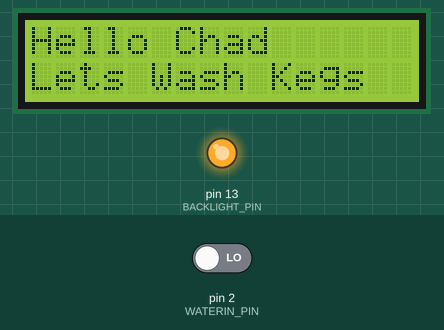
This sketch was run on a simulated Arduino Uno, built with avr-gcc and run on an emulated ATmega328P. Shown: 16×2 character LCD, output pins drawn as LEDs (lit = HIGH). The inputs (shaded band) are chosen by the test bench; at power-on: pin 2 (WATERIN_PIN) LOW. What the sketch prints to the serial monitor is not drawn.

Above: at 0.2 s.
At 3.2 s:
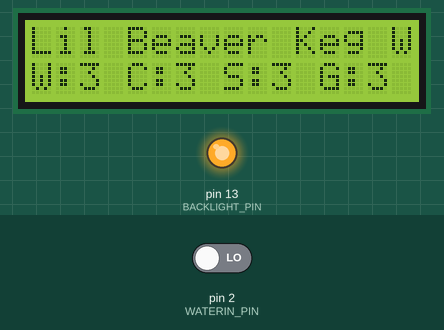

The sketch:

LilBeaverKegCleaner.ino
```cpp
#include <Wire.h>
#include <LiquidCrystal_I2C.h>


#define BACKLIGHT_PIN     13
#define MAINDRAIN_PIN     1
#define WATERIN_PIN       2
#define CLEANER_PIN       3
#define CLEANERRETURN_PIN 4
#define SANI              5
#define SANIRETURN_PIN    6
#define CO2_PIN           7
#define AIR_PIN           8
#define btst              0
#define WATER_CYCLES      3
#define CLEAN_CYCLES      3
#define SANI_CYCLES       3
#define CO2_PURGE         3

//LiquidCrystal_I2C lcd(0x3f);  // Set the LCD I2C address

//LiquidCrystal_I2C lcd(0x3f, BACKLIGHT_PIN, POSITIVE);  // Set the LCD I2C address

LiquidCrystal_I2C lcd(0x3f, 2, 1, 0, 4, 5, 6, 7, 3, POSITIVE);

// Creat a set of new characters
const uint8_t charBitmap[][8] = {
   { 0xc, 0x12, 0x12, 0xc, 0, 0, 0, 0 },
   { 0x6, 0x9, 0x9, 0x6, 0, 0, 0, 0 },
   { 0x0, 0x6, 0x9, 0x9, 0x6, 0, 0, 0x0 },
   { 0x0, 0xc, 0x12, 0x12, 0xc, 0, 0, 0x0 },
   { 0x0, 0x0, 0xc, 0x12, 0x12, 0xc, 0, 0x0 },
   { 0x0, 0x0, 0x6, 0x9, 0x9, 0x6, 0, 0x0 },
   { 0x0, 0x0, 0x0, 0x6, 0x9, 0x9, 0x6, 0x0 },
   { 0x0, 0x0, 0x0, 0xc, 0x12, 0x12, 0xc, 0x0 }

};

void setup()
{
   int charBitmapSize = (sizeof(charBitmap ) / sizeof (charBitmap[0]));

  // Switch on the backlight
  pinMode ( BACKLIGHT_PIN, OUTPUT );
  digitalWrite ( BACKLIGHT_PIN, HIGH );

  lcd.begin(16,2);               // initialize the lcd

   for ( int i = 0; i < charBitmapSize; i++ )
   {
      lcd.createChar ( i, (uint8_t *)charBitmap[i] );
   }

  lcd.home ();                   // go home
  lcd.print("Hello Chad ");
  lcd.setCursor ( 0, 1 );        // go to the next line
  lcd.print ("Lets Wash Kegs");
  delay ( 3000 );
}

void loop()
{
//   lcd.home ();
//   // Do a little animation by writing to the same location
//   for ( int i = 0; i < 2; i++ )
//   {
//      for ( int j = 0; j < 16; j++ )
//      {
//         lcd.print (char(random(7)));
//      }
//      lcd.setCursor ( 0, 1 );
//   }
//   delay (200);
  lcd.home ();
  lcd.print("Lil Beaver Keg Washer v1.0");
  lcd.setCursor ( 0, 2);
  lcd.print ("W:");
  lcd.print (WATER_CYCLES);
  lcd.print (" C:");
  lcd.print (CLEAN_CYCLES);
  lcd.print (" S:");
  lcd.print (SANI_CYCLES);
  lcd.print (" G:");
  lcd.print (CO2_PURGE);

  btst == digitalRead(2);
  Serial.begin(9600);
  Serial.print("test\n");
  Serial.print(btst);
  delay (1000);


}
```
